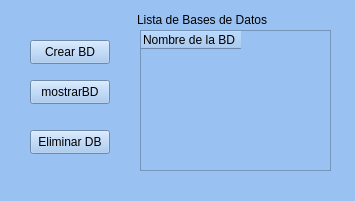
<?xml version="1.0" encoding="UTF-8"?>
<ui version="4.0">
 <class>MainWindow</class>
 <widget class="QMainWindow" name="MainWindow">
  <property name="geometry">
   <rect>
    <x>0</x>
    <y>0</y>
    <width>355</width>
    <height>201</height>
   </rect>
  </property>
  <property name="windowTitle">
   <string>Bases de Datos en Python</string>
  </property>
  <property name="styleSheet">
   <string notr="true">background-color: rgb(153, 193, 241);</string>
  </property>
  <widget class="QWidget" name="centralwidget">
   <widget class="QPushButton" name="btnCrearDB">
    <property name="geometry">
     <rect>
      <x>30</x>
      <y>40</y>
      <width>80</width>
      <height>24</height>
     </rect>
    </property>
    <property name="text">
     <string>Crear BD</string>
    </property>
   </widget>
   <widget class="QPushButton" name="btnEliminarDB">
    <property name="geometry">
     <rect>
      <x>30</x>
      <y>130</y>
      <width>80</width>
      <height>24</height>
     </rect>
    </property>
    <property name="text">
     <string>Eliminar DB</string>
    </property>
   </widget>
   <widget class="QPushButton" name="btnMostrarDB">
    <property name="geometry">
     <rect>
      <x>30</x>
      <y>80</y>
      <width>80</width>
      <height>24</height>
     </rect>
    </property>
    <property name="text">
     <string>mostrarBD</string>
    </property>
   </widget>
   <widget class="QLabel" name="label">
    <property name="geometry">
     <rect>
      <x>137</x>
      <y>10</y>
      <width>171</width>
      <height>20</height>
     </rect>
    </property>
    <property name="text">
     <string>Lista de Bases de Datos </string>
    </property>
   </widget>
   <widget class="QTableWidget" name="tablaBD">
    <property name="geometry">
     <rect>
      <x>140</x>
      <y>30</y>
      <width>191</width>
      <height>141</height>
     </rect>
    </property>
    <property name="columnCount">
     <number>1</number>
    </property>
    <column>
     <property name="text">
      <string>Nombre de la BD</string>
     </property>
     <property name="textAlignment">
      <set>AlignLeading|AlignVCenter</set>
     </property>
    </column>
   </widget>
  </widget>
 </widget>
 <resources/>
 <connections/>
</ui>
